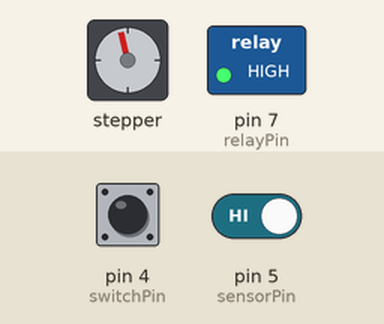
Simulated run of this sketch. Board: Arduino Uno, built with avr-gcc and run on an emulated ATmega328P. Parts: stepper motor, switched loads named in the sketch (green lamp = pin HIGH). Wiring (inferred from the names in the program): stepper motor driver (200 steps per turn assumed): step pin 2; direction pin 3; enable pin 6. Dashed ring = blinking. Inputs (shaded band) come from the test bench; at power-on: pin 4 (switchPin) HIGH, pin 5 (sensorPin) HIGH. Random numbers use the default seed unless the sketch sets one; pins used as bus, display or sensor lines are not drawn.

Above: at 1.25 s.
1.3 s: pin 4 (switchPin) pulled LOW for 3.2 s
At 2.4 s:
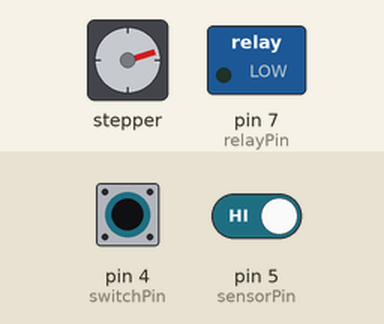
7.5 s: pin 5 (sensorPin) driven LOW
10.5 s: pin 4 (switchPin) pulled LOW for 0.15 s
At 10.67 s:
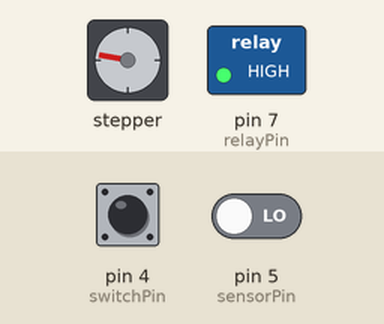
13.6 s: pin 4 (switchPin) pulled LOW for 0.15 s
At 14.09 s:
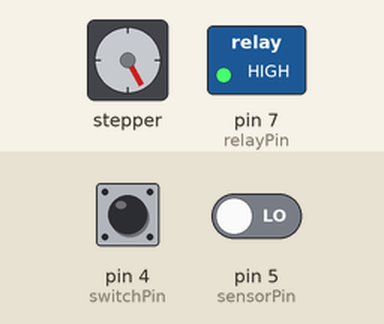
16.7 s: pin 4 (switchPin) pulled LOW for 1 s
At 17.5 s:
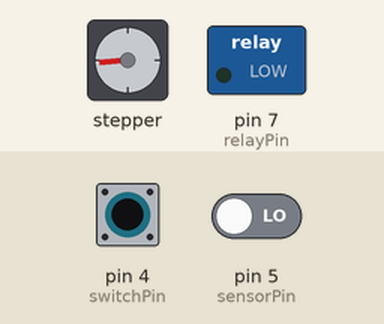
20.1 s: pin 4 (switchPin) pulsed LOW 2 times (0.12 s each, 0.3 s apart)
At 20.57 s:
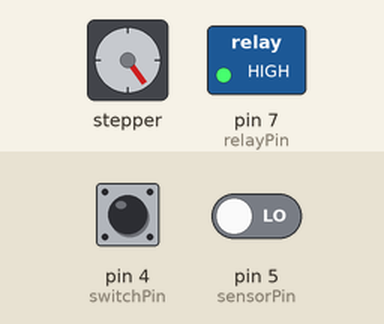
Timing chart, 0 to 24.1 s (numbered marks = the images above; inputs shaded):
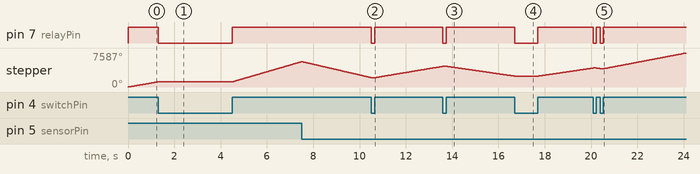

The sketch:

INDJ_UVTRACE_06_RANDOMROTATION_250731_01.ino
```cpp
const int stepPin     = 2;
const int dirPin      = 3;
const int switchPin   = 4;   // LED 开关（常开）
const int sensorPin   = 5;   // 光电开关（常闭）
const int relayPin    = 7;   // 控制继电器（LED）
const int enaPin      = 6;   // 控制 DM556 ENA- 引脚

bool direction = true;
bool lastSensorState = HIGH;
unsigned long lastSpeedChangeTime = 0;
int stepDelay = 1000;  // 初始速度，越小越快

void setup() {
  pinMode(stepPin, OUTPUT);
  pinMode(dirPin, OUTPUT);
  pinMode(switchPin, INPUT_PULLUP);   // 常开开关
  pinMode(sensorPin, INPUT_PULLUP);   // 常闭光电
  pinMode(relayPin, OUTPUT);
  pinMode(enaPin, OUTPUT);

  digitalWrite(dirPin, direction ? HIGH : LOW);
  digitalWrite(relayPin, LOW);  // 默认关闭 LED
  digitalWrite(enaPin, HIGH);   // 默认电机禁用（ENA- 高电平）

  randomSeed(analogRead(0));
}

void loop() {
  bool switchState = digitalRead(switchPin);   // HIGH = 开关按下
  bool sensorState = digitalRead(sensorPin);   // LOW = 光电被触发

  if (switchState == HIGH) {
    digitalWrite(relayPin, HIGH);   // 打开 LED（继电器吸合）
    digitalWrite(enaPin, LOW);      // 使能电机驱动（ENA- 接低）

    // 检测光电从未触发 → 触发（下降沿）
    if (lastSensorState == HIGH && sensorState == LOW) {
      direction = !direction;
      digitalWrite(dirPin, direction ? HIGH : LOW);
    }
    lastSensorState = sensorState;

    // 步进一个脉冲
    digitalWrite(stepPin, HIGH);
    delayMicroseconds(stepDelay);
    digitalWrite(stepPin, LOW);
    delayMicroseconds(stepDelay);

    // 每秒随机一次速度
    if (millis() - lastSpeedChangeTime > 3000) {
      lastSpeedChangeTime = millis();
      stepDelay = random(300, 1200);  // 可调速度范围
    }

  } else {
    digitalWrite(relayPin, LOW);     // 关闭继电器（LED）
    digitalWrite(enaPin, HIGH);      // 禁用电机驱动（ENA- 高）
    lastSensorState = HIGH;          // 避免误触发
  }
}
```

Measured:
- after the input at 1.3 s, pin 7 (relayPin): HIGH → LOW at once, → HIGH 3.2 s later
- after the input at 10.5 s, pin 7 (relayPin): HIGH → LOW at once, → HIGH 0.15 s later
- after the input at 13.6 s, pin 7 (relayPin): HIGH → LOW at once, → HIGH 0.15 s later
- after the input at 16.7 s, pin 7 (relayPin): HIGH → LOW at once, → HIGH 1.0 s later
- after the input at 20.1 s, pin 7 (relayPin): alternates HIGH for 0.18 s and LOW for 0.12 s, 4 changes in all, then stays HIGH, starting at once
